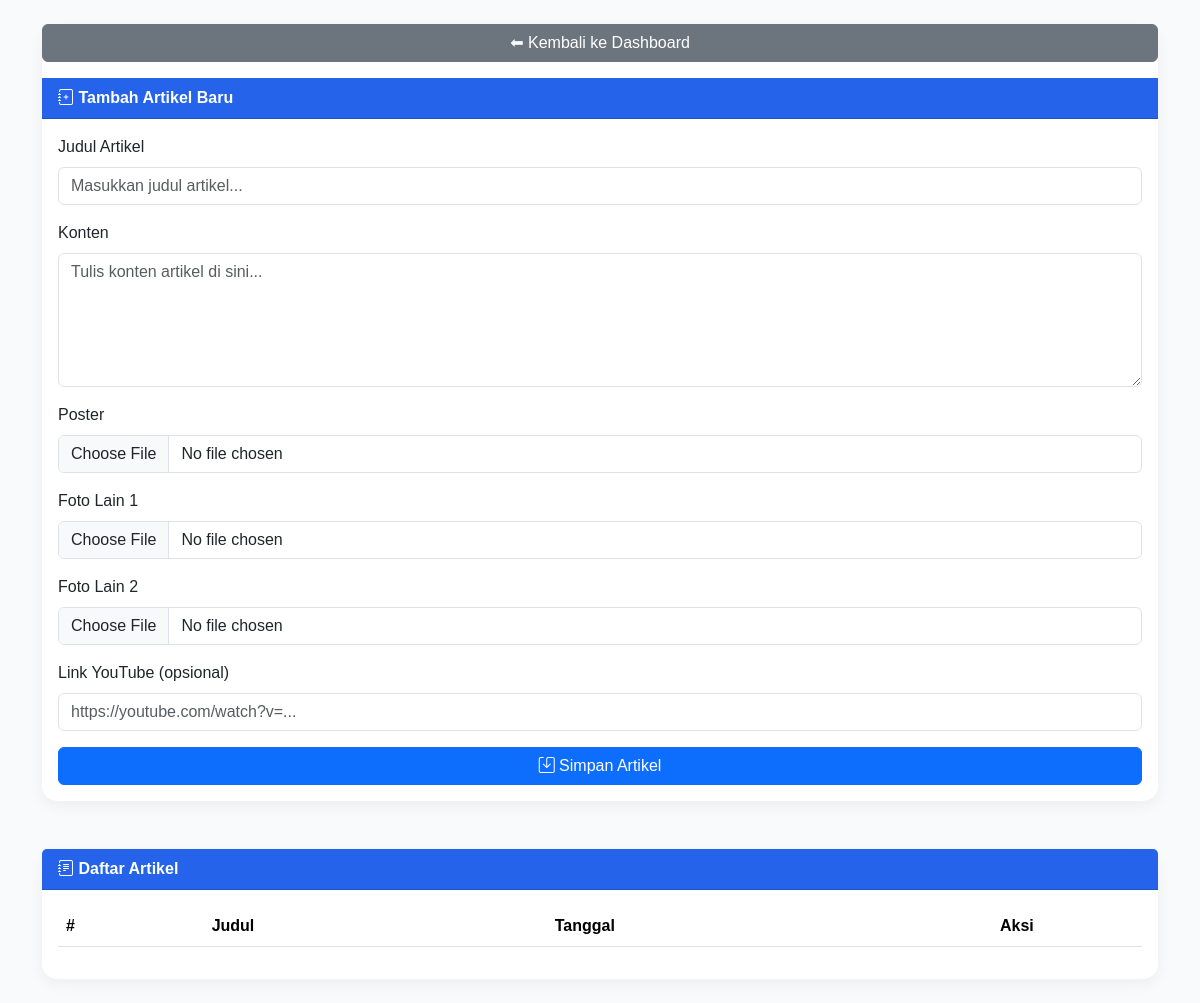
Before: /admin/admin_input.php with the older database file.
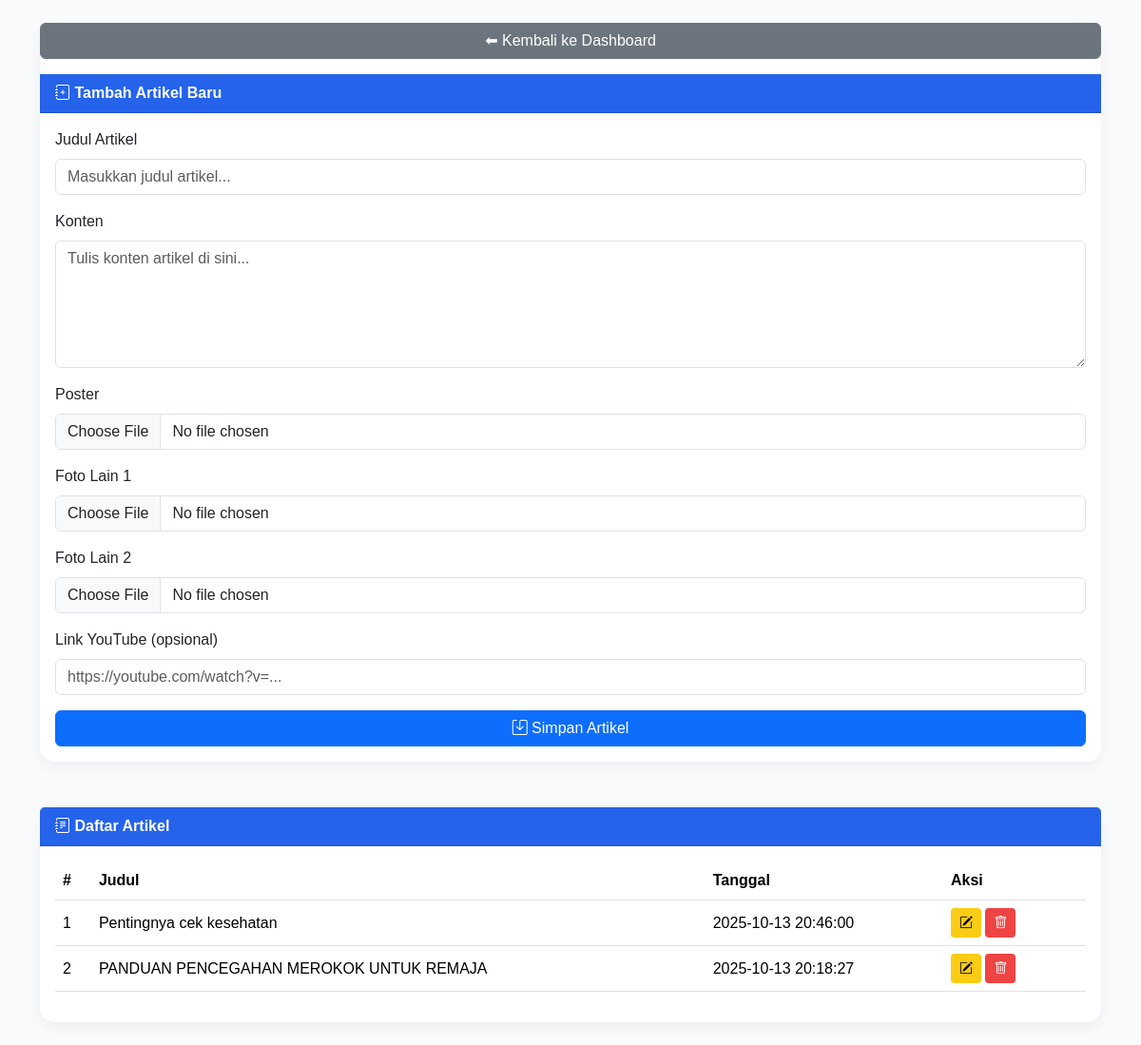
After: the same page with the newer database file.
### tables this page shows
CREATE TABLE `artikel` (
  `id` int(11) NOT NULL,
  `judul` varchar(255) NOT NULL,
  `konten` text NOT NULL,
  `poster` varchar(255) DEFAULT NULL,
  `video` varchar(255) DEFAULT NULL,
  `tanggal` datetime DEFAULT current_timestamp(),
  `foto_lain` text DEFAULT NULL
);

### admin/admin_input.php (the view, shortened to what this page needs)
<?php
require_once '../config/db.php';
$artikel = mysqli_query($conn, "SELECT * FROM artikel ORDER BY tanggal DESC");
?>
<!DOCTYPE html>
<html lang="id">
<head>
<link href="https://cdn.jsdelivr.net/npm/bootstrap@5.3.3/dist/css/bootstrap.min.css" rel="stylesheet">
<link href="https://cdn.jsdelivr.net/npm/bootstrap-icons@1.11.3/font/bootstrap-icons.css" rel="stylesheet">
</head>
<body class="p-4">
<div class="container">
  <div class="card mb-5">
    <a class="btn btn-secondary mb-3" href="dashboard.php">⬅ Kembali ke Dashboard</a>
    <div class="card-header"><i class="bi bi-journal-plus"></i> Tambah Artikel Baru</div>
    <div class="card-body">
      <form method="post" enctype="multipart/form-data">
        <div class="mb-3">
          <label class="form-label">Judul Artikel</label>
          <input type="text" name="judul" class="form-control" required placeholder="Masukkan judul artikel...">
        </div>
        <div class="mb-3">
          <label class="form-label">Konten</label>
          <textarea name="konten" class="form-control" rows="5" required placeholder="Tulis konten artikel di sini..."></textarea>
        </div>
        <div class="mb-3">
          <label class="form-label">Poster</label>
          <input type="file" name="poster" class="form-control" onchange="previewImage(this,'previewPoster')">
        </div>
        <div class="mb-3">
          <label class="form-label">Foto Lain 1</label>
          <input type="file" name="foto_lain1" class="form-control" onchange="previewImage(this,'previewFoto1')">
        </div>
        <div class="mb-3">
          <label class="form-label">Foto Lain 2</label>
          <input type="file" name="foto_lain2" class="form-control" onchange="previewImage(this,'previewFoto2')">
        </div>
        <div class="mb-3">
          <label class="form-label">Link YouTube (opsional)</label>
          <input type="text" name="video" class="form-control" placeholder="https://youtube.com/watch?v=...">
        </div>
        <button type="submit" name="simpan" class="btn btn-primary w-100"><i class="bi bi-save"></i> Simpan Artikel</button>
      </form>
    </div>
  </div>
  <div class="card">
    <div class="card-header"><i class="bi bi-journal-text"></i> Daftar Artikel</div>
    <div class="card-body table-responsive">
      <table class="table align-middle">
        <thead>
          <tr>
            <th>#</th>
            <th>Judul</th>
            <th>Tanggal</th>
            <th style="width: 150px;">Aksi</th>
          </tr>
        </thead>
        <tbody>
        <?php $no=1; while($row = mysqli_fetch_assoc($artikel)): ?>
          <tr>
            <td><?= $no++ ?></td>
            <td><?= htmlspecialchars($row['judul']) ?></td>
            <td><?= $row['tanggal'] ?></td>
            <td>
              <button class="btn btn-edit btn-sm" onclick="toggleEdit(<?= $row['id'] ?>)"><i class="bi bi-pencil-square"></i></button>
              <a href="?hapus=<?= $row['id'] ?>" class="btn btn-hapus btn-sm" onclick="return confirm('Yakin hapus artikel ini?')"><i class="bi bi-trash"></i></a>
            </td>
          </tr>
        <?php endwhile; ?>
        </tbody>
      </table>
    </div>
  </div>
</div>
</body>
</html>

Changed rows visible on the page:
added artikel: judul "Pentingnya cek kesehatan", tanggal "2025-10-13 20:46:00"
added artikel: judul "PANDUAN PENCEGAHAN MEROKOK UNTUK REMAJA", tanggal "2025-10-13 20:18:27"
